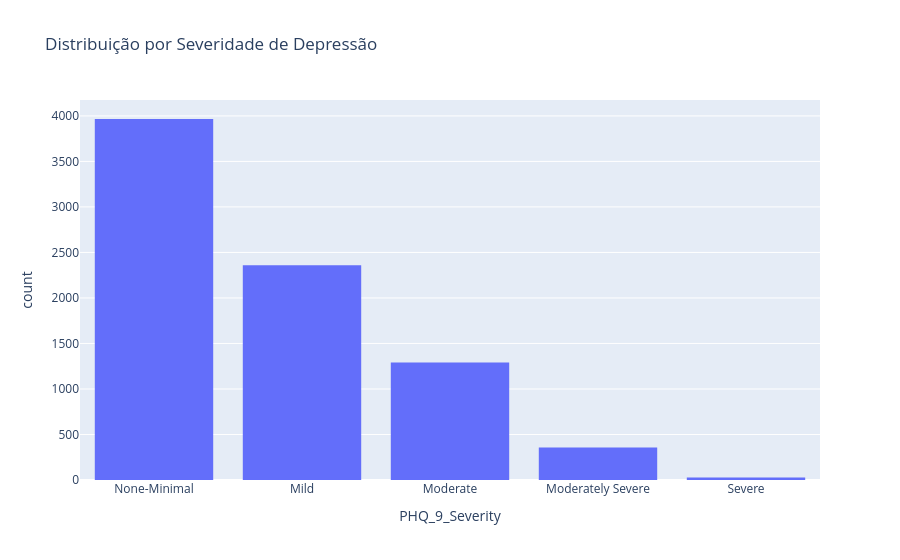

The cell this chart's notebook holds for it:
### Code cell
fig = px.histogram(df, x="PHQ_9_Severity", 
                   category_orders={"PHQ_9_Severity": ["None-Minimal", "Mild", "Moderate", "Moderately Severe","Severe"]},
                   title="Distribuição por Severidade de Depressão")
fig.show()

### Figure 1 — Plotly figure (JSON) as saved in the notebook; plotly's stock layout.template omitted (floating-point values rounded to 4 significant figures; data arrays with more than 128 entries replaced by an {"elided": "..."} marker saying what was removed)
{"data": [{"bingroup": "x", "hovertemplate": "PHQ_9_Severity=%{x}<br>count=%{y}<extra></extra>", "legendgroup": "", "marker": {"color": "#636efa", "pattern": {"shape": ""}}, "name": "", "orientation": "v", "showlegend": false, "type": "histogram", "x": {"elided": "8000 str values"}, "xaxis": "x", "yaxis": "y"}], "layout": {"barmode": "relative", "legend": {"tracegroupgap": 0}, "title": {"text": "Distribuição por Severidade de Depressão"}, "xaxis": {"anchor": "y", "categoryarray": ["None-Minimal", "Mild", "Moderate", "Moderately Severe", "Severe"], "categoryorder": "array", "domain": [0, 1], "title": {"text": "PHQ_9_Severity"}}, "yaxis": {"anchor": "x", "domain": [0, 1], "title": {"text": "count"}}}}
